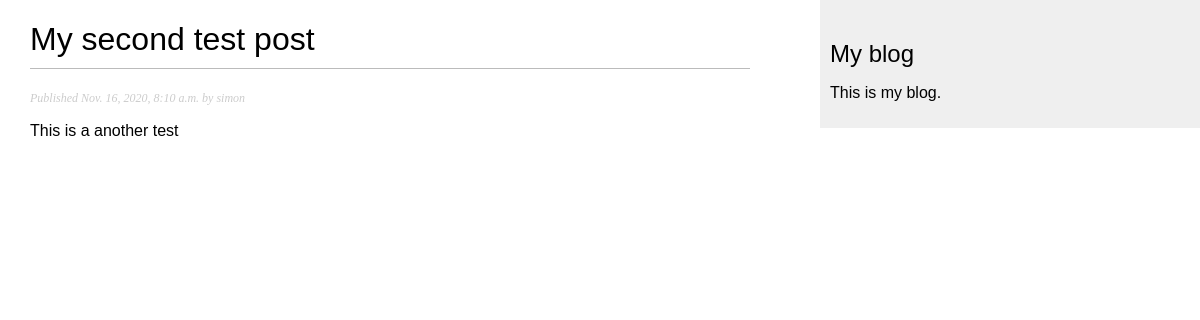
The app's page /blog/2020/11/16/my-second-test-post/ with its own data.
### blog/models.py (models this page shows, shortened)
class Post(models.Model):
    STATUS_CHOICES = (
    ('draft', 'Draft'),
    ('published', 'Published'),
    )
    title = models.CharField(max_length=250)
    slug = models.SlugField(max_length=250, unique_for_date = 'publish')
    author = models.ForeignKey(User, on_delete = models.CASCADE, related_name='blog_posts')
    body = models.TextField()
    publish = models.DateTimeField(default = timezone.now)
    created = models.DateTimeField(auto_now_add=True)
    updated = models.DateTimeField(auto_now=True)
    status = models.CharField(max_length=10, choices = STATUS_CHOICES, default='draft')
    objects = models.Manager()
    published = PublishedManager()
    class Meta:
        ordering = ('-publish',)

### blog/views.py (the view)
# urls.py: path('<int:year>/<int:month>/<int:day>/<slug:post>/', views.post_detail, name='post_detail'),
def post_detail(request, year, month, day, post):
    post = get_object_or_404(Post, slug=post,
                                   status='published',
                                   publish__year=year,
                                   publish__month=month,
                                   publish__day=day)
    return render(request,
                  'blog/post/detail.html',
                  {'post': post})

### blog/templates/blog/post/detail.html (shortened to what this page needs)
{% extends "blog/base.html" %}
{% block content %}
  <h1>{{ post.title }}</h1>
    <p class="date">
      Published {{ post.publish }} by {{ post.author }}
    </p>
    {{ post.body|linebreaks }}
{% endblock %}

### blog/static/css/blog.css (style rules this page uses)
body { margin:0; padding:0; font-family:helvetica, sans-serif; }
h1 { font-weight:normal; border-bottom:1px solid #bbb; padding:0 0 10px 0; }
p.date { color:#ccc; font-family: georgia, serif; font-size: 12px; font-style: italic; }

### records on screen
Post: title "My second test post", publish "Nov. 16, 2020, 8:10 a.m.", author "simon", body "This is a another test"
